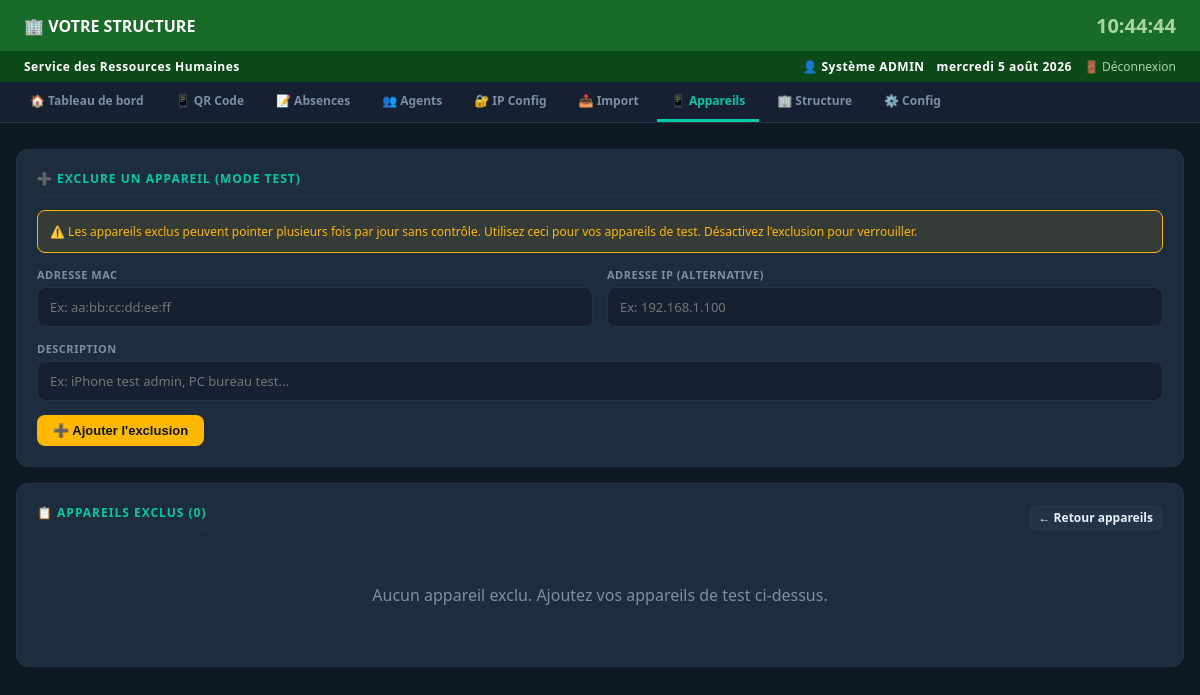
The app's page /appareils/exclus (signed in) with its own data.
### tables this page shows
CREATE TABLE config (
                cle TEXT PRIMARY KEY, valeur TEXT
            );

### app.py (the view)
@app.route("/appareils/exclus")
@admin_required
def appareils_exclus():
    with get_conn() as conn:
        conn.execute("""CREATE TABLE IF NOT EXISTS appareils_exclus (
            id INTEGER PRIMARY KEY AUTOINCREMENT,
            mac_address TEXT DEFAULT '',
            ip_address  TEXT DEFAULT '',
            description TEXT DEFAULT '',
            actif       INTEGER DEFAULT 1,
            date_ajout  TEXT DEFAULT (datetime('now','localtime'))
        )""")
        liste = [dict(r) for r in conn.execute(
            "SELECT * FROM appareils_exclus ORDER BY date_ajout DESC").fetchall()]
    return render_template("appareils_exclus.html", exclus=liste)

### app.py (called while the page is built)
def get_conn():
    conn = sqlite3.connect(DB_PATH)
    conn.row_factory = sqlite3.Row
    conn.execute("PRAGMA journal_mode=WAL")
    return conn

def get_config():
    with get_conn() as conn:
        return {r["cle"]:r["valeur"] for r in conn.execute("SELECT * FROM config").fetchall()}

def admin_required(f):
    @wraps(f)
    def decorated(*args, **kwargs):
        if "user_id" not in session:
            return redirect(url_for("login"))
        if session.get("user_role") != "admin":
            flash("Accès réservé aux administrateurs.","error")
            return redirect(url_for("dashboard"))
        return f(*args, **kwargs)
    return decorated

@app.context_processor
def inject_config():
    cfg = get_config()
    return {"cfg": cfg, "current_user": session.get("user_nom",""),
            "current_role": session.get("user_role",""),
            "is_admin": session.get("user_role")=="admin"}

### templates/appareils_exclus.html
{% extends "base.html" %}
{% block content %}
<main>
<div class="card" style="margin-bottom:16px">
  <div class="card-title">➕ EXCLURE UN APPAREIL (MODE TEST)</div>
  <div style="background:rgba(255,184,0,.1);border:1px solid var(--warning);
              border-radius:8px;padding:12px;margin-bottom:14px;font-size:12px;color:var(--warning)">
    ⚠️ Les appareils exclus peuvent pointer plusieurs fois par jour sans contrôle.
    Utilisez ceci pour vos appareils de test. Désactivez l'exclusion pour verrouiller.
  </div>
  <form method="post" action="{{ url_for('exclure_appareil') }}">
    <div class="form-row">
      <div class="form-group">
        <label>Adresse MAC</label>
        <input type="text" name="mac_address" placeholder="Ex: aa:bb:cc:dd:ee:ff">
      </div>
      <div class="form-group">
        <label>Adresse IP (alternative)</label>
        <input type="text" name="ip_address" placeholder="Ex: 192.168.1.100">
      </div>
    </div>
    <div class="form-group">
      <label>Description</label>
      <input type="text" name="description" placeholder="Ex: iPhone test admin, PC bureau test...">
    </div>
    <button type="submit" class="btn btn-warning">➕ Ajouter l'exclusion</button>
  </form>
</div>
<div class="card">
  <div style="display:flex;align-items:center;justify-content:space-between;margin-bottom:14px">
    <div class="card-title" style="margin:0">📋 APPAREILS EXCLUS ({{ exclus|length }})</div>
    <a href="{{ url_for('appareils') }}" class="btn btn-dim btn-sm">← Retour appareils</a>
  </div>
  {% if exclus %}
  <div class="table-wrap">
    <table>
      <thead>
        <tr>
          <th>DESCRIPTION</th>
          <th>ADRESSE MAC</th>
          <th>IP</th>
          <th>STATUT</th>
          <th>DATE AJOUT</th>
          <th>ACTIONS</th>
        </tr>
      </thead>
      <tbody>
        {% for e in exclus %}
        <tr style="{% if not e.actif %}opacity:.5{% endif %}">
          <td style="font-weight:600">{{ e.description or '—' }}</td>
          <td style="font-family:monospace;font-size:12px;color:var(--accent)">
            {{ e.mac_address or '—' }}
          </td>
          <td style="font-family:monospace;font-size:12px;color:var(--text-dim)">
            {{ e.ip_address or '—' }}
          </td>
          <td>
            {% if e.actif %}
            <span class="badge badge-warning">🔓 Exclu (test)</span>
            {% else %}
            <span class="badge badge-ok">🔒 Verrouillé</span>
            {% endif %}
          </td>
          <td style="font-size:12px;color:var(--text-dim)">
            {{ e.date_ajout[:16] if e.date_ajout else '—' }}
          </td>
          <td>
            <div style="display:flex;gap:6px">
              <form method="post" action="{{ url_for('toggle_exclusion', eid=e.id) }}">
                <button type="submit" class="btn btn-sm
                  {% if e.actif %}btn-primary{% else %}btn-warning{% endif %}"
                  title="{% if e.actif %}Verrouiller cet appareil{% else %}Réexclure cet appareil{% endif %}">
                  {% if e.actif %}🔒 Verrouiller{% else %}🔓 Réexclure{% endif %}
                </button>
              </form>
              <form method="post" action="{{ url_for('supprimer_exclusion', eid=e.id) }}"
                    onsubmit="return confirm('Supprimer cette exclusion ?')">
                <button type="submit" class="btn btn-danger btn-sm">🗑️</button>
              </form>
            </div>
          </td>
        </tr>
        {% endfor %}
      </tbody>
    </table>
  </div>
  {% else %}
  <div style="text-align:center;padding:40px;color:var(--text-dim)">
    Aucun appareil exclu. Ajoutez vos appareils de test ci-dessus.
  </div>
  {% endif %}
</div>
</main>
{% endblock %}

### templates/base.html (shortened to what this page needs)
<!DOCTYPE html>
<html lang="fr">
<head>
</head>
<body>
<div class="header-text">
  <h1>🏢 {{ cfg.structure_nom }}</h1>
  <div class="header-time" id="clock">--:--:--</div>
</div>
<div class="service-bar">
  <span>{{ cfg.structure_service }}</span>
  <div class="user-info">
    <span>👤 {{ current_user }}</span>
    <span id="date-str"></span>
    <a href="{{ url_for('logout') }}">🚪 Déconnexion</a>
  </div>
</div>
<nav>
  <a href="{{ url_for('dashboard') }}" class="{{ 'active' if request.endpoint=='dashboard' }}">🏠 Tableau de bord</a>
  <a href="{{ url_for('pointage_qr') }}" class="{{ 'active' if request.endpoint=='pointage_qr' }}" target="_blank">📱 QR Code</a>
  <a href="{{ url_for('absences') }}" class="{{ 'active' if request.endpoint=='absences' }}">📝 Absences</a>
  <a href="{{ url_for('agents') }}" class="{{ 'active' if request.endpoint=='agents' }}">👥 Agents</a>
  {% if is_admin %}
  <a href="{{ url_for('config_ip') }}" class="{{ 'active' if request.endpoint=='config_ip' }}">🔐 IP Config</a>
  <a href="{{ url_for('importer_agents') }}" class="{{ 'active' if request.endpoint=='importer_agents' }}">📥 Import</a>
  <a href="{{ url_for('appareils') }}" class="{{ 'active' if request.endpoint in ['appareils','appareils_exclus'] }}">📱 Appareils</a>
  <a href="{{ url_for('organigramme') }}" class="{{ 'active' if request.endpoint in ['organigramme','modifier_structure'] }}">🏢 Structure</a>
  <a href="{{ url_for('configuration') }}" class="{{ 'active' if request.endpoint=='configuration' }}">⚙️ Config</a>
  {% endif %}
</nav>
{% block content %}{% endblock %}
</body>
</html>

### templates/base.html (style rules this page uses)
* { box-sizing:border-box;margin:0;padding:0 }
:root { --green:#1A6B2A;--green-dark:#0D4A1A;--accent:#00C9A7;--bg:#0F1923;--panel:#162030;--card:#1E2D3D;--border:#243447;--text:#E8F0FE;--text-dim:#7A8FA6;--danger:#FF4444;--warning:#FFB800;--success:#4CAF50;--orange:#FF6B35 }
body { font-family:'Segoe UI',Arial,sans-serif;background:var(--bg);color:var(--text);min-height:100vh }
.header-text { background:var(--green);padding:12px 24px;display:flex;justify-content:space-between;align-items:center }
.header-text h1 { font-size:16px;font-weight:700;color:white }
.header-time { font-size:20px;font-weight:700;color:#A8D5A2 }
.service-bar { background:var(--green-dark);padding:7px 24px;display:flex;justify-content:space-between;align-items:center;font-size:12px }
.service-bar span { color:white;font-weight:700;letter-spacing:.5px }
.service-bar .user-info { color:#A8D5A2;display:flex;gap:12px;align-items:center }
.service-bar a { color:#A8D5A2;text-decoration:none }
nav { background:var(--panel);border-bottom:1px solid var(--border);display:flex;align-items:center;gap:4px;padding:0 16px;overflow-x:auto }
nav a { display:flex;align-items:center;gap:6px;color:var(--text-dim);text-decoration:none;padding:10px 14px;font-size:12px;font-weight:600;border-bottom:3px solid transparent;white-space:nowrap;transition:all .2s }
nav a.active { color:var(--accent);border-bottom-color:var(--accent) }
main { padding:16px }
.card { background:var(--card);border-radius:12px;border:1px solid var(--border);padding:20px;margin-bottom:16px }
.card-title { font-size:12px;font-weight:700;color:var(--accent);text-transform:uppercase;letter-spacing:1px;margin-bottom:14px;padding-bottom:8px;border-bottom:1px solid var(--border) }
.btn { display:inline-flex;align-items:center;gap:6px;padding:8px 16px;border-radius:8px;border:none;font-size:13px;font-weight:600;cursor:pointer;text-decoration:none;transition:all .2s;white-space:nowrap }
.btn-warning { background:var(--warning);color:#0A1520 }
.btn-dim { background:var(--border);color:var(--text) }
.btn-sm { padding:4px 10px;font-size:12px }
.form-group { margin-bottom:14px }
.form-group label { display:block;font-size:11px;color:var(--text-dim);text-transform:uppercase;letter-spacing:.5px;margin-bottom:5px;font-weight:600 }
.form-group input,.form-group select,.form-group textarea { width:100%;padding:10px 12px;border-radius:8px;border:1px solid var(--border);background:var(--panel);color:var(--text);font-size:13px;font-family:inherit }
.form-row { display:grid;grid-template-columns:1fr 1fr;gap:14px }

### records on screen
config: structure_nom "VOTRE STRUCTURE"
config: structure_service "Service des Ressources Humaines"

### other values on screen
{{ current_user }} "Système ADMIN"
{{ exclus|length }} "0"
